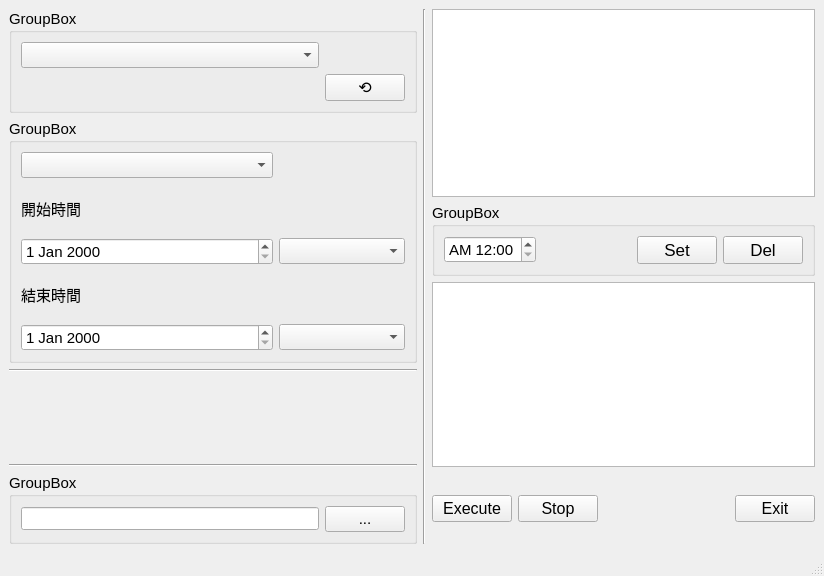
<?xml version="1.0" encoding="UTF-8"?>
<ui version="4.0">
 <class>MainWindow</class>
 <widget class="QMainWindow" name="MainWindow">
  <property name="geometry">
   <rect>
    <x>0</x>
    <y>0</y>
    <width>824</width>
    <height>576</height>
   </rect>
  </property>
  <property name="font">
   <font>
    <family>Arial</family>
    <pointsize>11</pointsize>
   </font>
  </property>
  <property name="windowTitle">
   <string>MainWindow</string>
  </property>
  <widget class="QWidget" name="centralwidget">
   <layout class="QGridLayout" name="gridLayout_8">
    <item row="0" column="2" rowspan="2">
     <widget class="QPlainTextEdit" name="plainTextEdit"/>
    </item>
    <item row="0" column="1" rowspan="8">
     <widget class="Line" name="line_2">
      <property name="orientation">
       <enum>Qt::Vertical</enum>
      </property>
     </widget>
    </item>
    <item row="3" column="2" rowspan="4">
     <widget class="QPlainTextEdit" name="plainTextEdit_2"/>
    </item>
    <item row="6" column="0">
     <widget class="Line" name="line_6">
      <property name="orientation">
       <enum>Qt::Horizontal</enum>
      </property>
     </widget>
    </item>
    <item row="1" column="0" rowspan="3">
     <widget class="QGroupBox" name="groupBox_2">
      <property name="title">
       <string>GroupBox</string>
      </property>
      <layout class="QGridLayout" name="gridLayout_4">
       <item row="0" column="0">
        <layout class="QGridLayout" name="gridLayout_3">
         <item row="0" column="0" colspan="3">
          <widget class="QComboBox" name="comboBox_2"/>
         </item>
         <item row="1" column="0" colspan="2">
          <widget class="QLabel" name="label">
           <property name="text">
            <string>開始時間</string>
           </property>
          </widget>
         </item>
         <item row="1" column="2" colspan="2">
          <spacer name="horizontalSpacer_4">
           <property name="orientation">
            <enum>Qt::Horizontal</enum>
           </property>
           <property name="sizeHint" stdset="0">
            <size>
             <width>258</width>
             <height>20</height>
            </size>
           </property>
          </spacer>
         </item>
         <item row="2" column="0" colspan="3">
          <widget class="QDateEdit" name="dateEdit"/>
         </item>
         <item row="2" column="3">
          <widget class="QComboBox" name="comboBox_3"/>
         </item>
         <item row="3" column="0">
          <widget class="QLabel" name="label_3">
           <property name="text">
            <string>結束時間</string>
           </property>
          </widget>
         </item>
         <item row="3" column="1" colspan="3">
          <spacer name="horizontalSpacer_5">
           <property name="orientation">
            <enum>Qt::Horizontal</enum>
           </property>
           <property name="sizeHint" stdset="0">
            <size>
             <width>268</width>
             <height>20</height>
            </size>
           </property>
          </spacer>
         </item>
         <item row="4" column="0" colspan="3">
          <widget class="QDateEdit" name="dateEdit_2"/>
         </item>
         <item row="4" column="3">
          <widget class="QComboBox" name="comboBox_4"/>
         </item>
        </layout>
       </item>
      </layout>
     </widget>
    </item>
    <item row="7" column="2">
     <layout class="QHBoxLayout" name="horizontalLayout_3">
      <item>
       <widget class="QPushButton" name="pushButton">
        <property name="font">
         <font>
          <family>Arial</family>
          <pointsize>12</pointsize>
         </font>
        </property>
        <property name="text">
         <string>Execute</string>
        </property>
       </widget>
      </item>
      <item>
       <widget class="QPushButton" name="pushButton_3">
        <property name="font">
         <font>
          <family>Arial</family>
          <pointsize>12</pointsize>
         </font>
        </property>
        <property name="text">
         <string>Stop</string>
        </property>
       </widget>
      </item>
      <item>
       <spacer name="horizontalSpacer_6">
        <property name="orientation">
         <enum>Qt::Horizontal</enum>
        </property>
        <property name="sizeHint" stdset="0">
         <size>
          <width>40</width>
          <height>20</height>
         </size>
        </property>
       </spacer>
      </item>
      <item>
       <widget class="QPushButton" name="pushButton_2">
        <property name="font">
         <font>
          <family>Arial</family>
          <pointsize>12</pointsize>
         </font>
        </property>
        <property name="text">
         <string>Exit</string>
        </property>
       </widget>
      </item>
     </layout>
    </item>
    <item row="7" column="0">
     <widget class="QGroupBox" name="groupBox_3">
      <property name="title">
       <string>GroupBox</string>
      </property>
      <layout class="QGridLayout" name="gridLayout_5">
       <item row="0" column="0">
        <layout class="QHBoxLayout" name="horizontalLayout">
         <item>
          <widget class="QLineEdit" name="lineEdit">
           <property name="font">
            <font>
             <family>Arial</family>
             <pointsize>10</pointsize>
            </font>
           </property>
          </widget>
         </item>
         <item>
          <widget class="QPushButton" name="pushButton_8">
           <property name="text">
            <string>...</string>
           </property>
          </widget>
         </item>
        </layout>
       </item>
      </layout>
     </widget>
    </item>
    <item row="0" column="0">
     <widget class="QGroupBox" name="groupBox">
      <property name="title">
       <string>GroupBox</string>
      </property>
      <layout class="QGridLayout" name="gridLayout_2">
       <item row="0" column="0">
        <layout class="QGridLayout" name="gridLayout">
         <item row="0" column="1">
          <spacer name="horizontalSpacer">
           <property name="orientation">
            <enum>Qt::Horizontal</enum>
           </property>
           <property name="sizeHint" stdset="0">
            <size>
             <width>40</width>
             <height>20</height>
            </size>
           </property>
          </spacer>
         </item>
         <item row="1" column="1">
          <widget class="QPushButton" name="pushButton_9">
           <property name="sizePolicy">
            <sizepolicy hsizetype="Maximum" vsizetype="Maximum">
             <horstretch>0</horstretch>
             <verstretch>0</verstretch>
            </sizepolicy>
           </property>
           <property name="font">
            <font>
             <family>Arial</family>
             <pointsize>12</pointsize>
            </font>
           </property>
           <property name="text">
            <string>⟲</string>
           </property>
          </widget>
         </item>
         <item row="1" column="0">
          <spacer name="horizontalSpacer_2">
           <property name="orientation">
            <enum>Qt::Horizontal</enum>
           </property>
           <property name="sizeHint" stdset="0">
            <size>
             <width>298</width>
             <height>20</height>
            </size>
           </property>
          </spacer>
         </item>
         <item row="0" column="0">
          <widget class="QComboBox" name="comboBox"/>
         </item>
        </layout>
       </item>
      </layout>
     </widget>
    </item>
    <item row="4" column="0">
     <widget class="Line" name="line_4">
      <property name="orientation">
       <enum>Qt::Horizontal</enum>
      </property>
     </widget>
    </item>
    <item row="2" column="2">
     <widget class="QGroupBox" name="groupBox_4">
      <property name="title">
       <string>GroupBox</string>
      </property>
      <layout class="QGridLayout" name="gridLayout_7">
       <item row="0" column="0">
        <layout class="QGridLayout" name="gridLayout_6">
         <item row="0" column="0">
          <layout class="QHBoxLayout" name="horizontalLayout_2">
           <item>
            <widget class="QTimeEdit" name="timeEdit">
             <property name="minimumDateTime">
              <datetime>
               <hour>0</hour>
               <minute>0</minute>
               <second>0</second>
               <year>2000</year>
               <month>12</month>
               <day>30</day>
              </datetime>
             </property>
             <property name="displayFormat">
              <string>AP hh:mm</string>
             </property>
            </widget>
           </item>
           <item>
            <spacer name="horizontalSpacer_3">
             <property name="orientation">
              <enum>Qt::Horizontal</enum>
             </property>
             <property name="sizeHint" stdset="0">
              <size>
               <width>40</width>
               <height>20</height>
              </size>
             </property>
            </spacer>
           </item>
           <item>
            <widget class="QPushButton" name="pushButton_6">
             <property name="font">
              <font>
               <family>Arial</family>
               <pointsize>13</pointsize>
              </font>
             </property>
             <property name="text">
              <string>Set</string>
             </property>
            </widget>
           </item>
           <item>
            <widget class="QPushButton" name="pushButton_7">
             <property name="font">
              <font>
               <family>Arial</family>
               <pointsize>13</pointsize>
              </font>
             </property>
             <property name="text">
              <string>Del</string>
             </property>
            </widget>
           </item>
          </layout>
         </item>
        </layout>
       </item>
      </layout>
     </widget>
    </item>
   </layout>
  </widget>
  <widget class="QMenuBar" name="menubar">
   <property name="geometry">
    <rect>
     <x>0</x>
     <y>0</y>
     <width>824</width>
     <height>23</height>
    </rect>
   </property>
  </widget>
  <widget class="QStatusBar" name="statusbar"/>
 </widget>
 <resources/>
 <connections/>
</ui>
